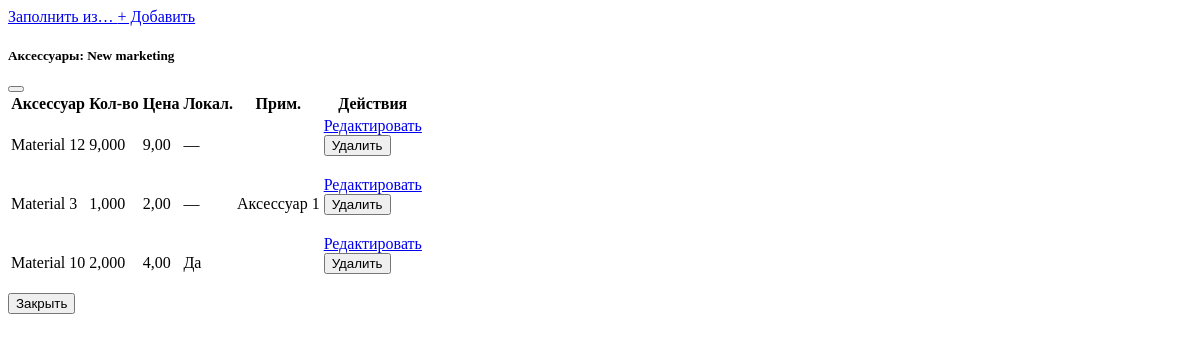
The page /sewing/variant/45/accessories/ on the database as committed earlier.
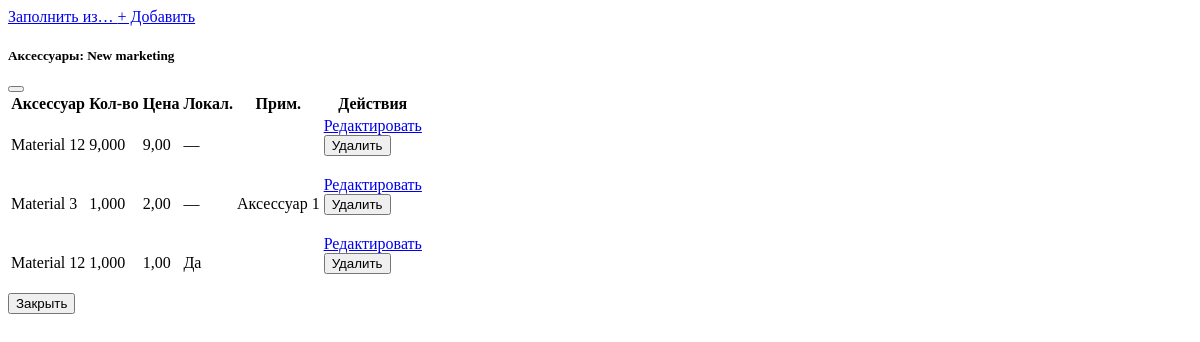
The same page on the database as committed later.
### sewing/models.py (models this page shows, shortened)
class ModelVariant(BaseModel):
    class VariantKind(models.TextChoices):
        MARKETING = "marketing", _("Маркетинг")
        SAMPLE = "sample", _("Образец")
        PLANNED = "planned", _("Плановый")
    kind = models.CharField(_("Тип варианта"), max_length=16, choices=VariantKind.choices,
                            default=VariantKind.MARKETING, db_index=True)
    name = models.CharField(_("Названия"), max_length=128)
    product_model = models.ForeignKey(SewingProductModel, on_delete=models.CASCADE, related_name="variants")
    loss = models.DecimalField(_("Угар, %"), max_digits=5, decimal_places=2, default=0)
    work_type = models.ForeignKey(WorkType, verbose_name=_("Вид работы"),
                                  on_delete=models.PROTECT, null=True, blank=True, related_name="model_variants")
    design_code = models.CharField(_("Код дизайна"), max_length=128, blank=True, null=True)
    cloned = models.BooleanField(_("Клон"), default=False)
    description = models.CharField(_("Подробно"), max_length=256, blank=True, null=True)
    unit_price = models.DecimalField(_("Цена за изделие"), max_digits=12, decimal_places=2, default=0)
    class Meta:
        db_table = "variants"
        verbose_name = _("Вариант модели")
        verbose_name_plural = _("Варианты модели")

class VariantAccessory(BaseModel):
    variant = models.ForeignKey(ModelVariant, on_delete=models.CASCADE, related_name="accessories",
                                verbose_name=_("Вариант"))
    accessory = models.ForeignKey("info.Material", on_delete=models.CASCADE, verbose_name=_("Аксессуар"),
                                  related_name="variant_accessories")
    count = models.DecimalField(_("Количество"), max_digits=12, decimal_places=3)
    price = models.DecimalField(_("Цена (за изделие)"), max_digits=12, decimal_places=2, default=0)
    local_produce = models.BooleanField(_("Производство"), default=False)
    notes = models.CharField(_("Примечание"), max_length=512, blank=True, default="")
    class Meta:
        db_table = "sewing_variant_accessories"
        verbose_name = _("Аксессуар варианта")
        verbose_name_plural = _("Аксессуары варианта")

### info/models.py (models this page shows, shortened)
class Material(AuditUserSaveMixin, BaseModel):
    KIND_OF_STATIONS = (
        ('2', _('Автоматический')),
        ('5', _('Ручной')),
    )
    code = models.CharField(_('Код'), max_length=128, unique=True)
    title = models.CharField(_('Наименование'), max_length=512, db_index=True, blank=True)
    type = models.CharField(_('Тип'), max_length=128, null=True, blank=True)
    group = models.ForeignKey(MaterialGroup, verbose_name=_(
        'Группа'), on_delete=models.PROTECT, null=True, blank=True, related_name='materials')
    special_group = models.ForeignKey(MaterialSpecialGroup, verbose_name=_(
        'Специальная группа'), on_delete=models.PROTECT, null=True, blank=True, related_name='materials')
    definition_type = models.SmallIntegerField('Тип определения', default=0)
    width = models.FloatField(_('Ширина'), null=True, blank=True)
    length = models.FloatField(_('Длина'), null=True, blank=True)
    thickness = models.FloatField(_('Толщина'), null=True, blank=True)
    density = models.FloatField(_('Плотность'), null=True, blank=True)
    kind_of_station = models.CharField(verbose_name=_('Режим дозирования'), max_length=32, choices=KIND_OF_STATIONS,
                                       blank=True, null=True)
    m_unit = models.ForeignKey(MeasurementUnit, verbose_name=_(
        'Единица измерения'), on_delete=models.PROTECT)
    image = models.ForeignKey(UploadedImage, verbose_name=_(
        'Изображения'), on_delete=models.PROTECT, null=True, blank=True)
    color = models.ForeignKey('Color', verbose_name=_(
        'Цвет'), on_delete=models.PROTECT, null=True, blank=True)
    barcode_need = models.SmallIntegerField('Генерация баркода?', default=1)
    barcode = models.CharField('Баркод', max_length=128, null=True, blank=True)
    accounting_code = models.CharField('Бухгалтерский код', max_length=128, null=True, blank=True)
    producible = models.BooleanField(_('Производимый'), default=False)
    planned_cost = models.FloatField(_('Плановая цена'), default=0)
    stock_dec_places = models.PositiveSmallIntegerField(_('Десятичный разряд для склада'), default=2)
    gramaj = models.FloatField(_('Грам в метр'), default=0)
    class Meta:
        managed = True
        db_table = 'material'
        verbose_name = _('Материал')
        verbose_name_plural = _('Материалы')
        indexes = [
            GinIndex(fields=["title"], name="mat_title_trgm", opclasses=["gin_trgm_ops"]),
            GinIndex(fields=["code"], name="mat_code_trgm", opclasses=["gin_trgm_ops"]),
        ]

### sewing/views.py (the view)
# urls.py: path("variant/<int:pk>/accessories/", views.VariantAccessoriesListView.as_view(), name="variant-accessories"),
class VariantAccessoriesListView(View):
    def get(self, request, pk):
        variant = get_object_or_404(ModelVariant, pk=pk)
        accessories = variant.accessories.select_related("accessory").all()
        return render(request, "sewing/_modal_variant_accessories_list.html", {
            "variant": variant,
            "accessories": accessories,
        })

### templates/sewing/_modal_variant_accessories_list.html (shortened to what this page needs)
<div class="modal-header py-4 position-relative">
  <div class="position-absolute start-0 ms-2 d-flex gap-2">
    <a href="{% url 'sewing:variant-accessories-fill' variant.id %}"
       class="btn btn-outline-primary btn-sm"
       data-bs-toggle="modal"
       data-bs-target="#accessoryFormModal">
      Заполнить из…
    </a>
    <a href="{% url 'sewing:variant-accessory-create' variant.id %}"
       class="btn btn-success btn-sm"
       data-bs-toggle="modal"
       data-bs-target="#accessoryFormModal">
      + Добавить
    </a>
  </div>
  <h5 class="modal-title mx-auto">Аксессуары: {{ variant.name }}</h5>
  <button type="button" class="btn-close" data-bs-dismiss="modal"></button>
</div>
<div class="modal-body small">
	{% if accessories %}
		<div class="table-responsive">
			<table class="table table-sm align-middle">
				<thead>
				<tr class="text-center">
					<th>Аксессуар</th>
					<th>Кол-во</th>
					<th>Цена</th>
					<th>Локал.</th>
					<th>Прим.</th>
					<th>Действия</th>
				</tr>
				</thead>
				<tbody>
				{% for a in accessories %}
					<tr class="text-center">
						<td>{{ a.accessory.title }}</td>
						<td>{{ a.count }}</td>
						<td>{{ a.price|floatformat:2 }}</td>
						<td>{% if a.local_produce %}Да{% else %}—{% endif %}</td>
						<td class="text-truncate" style="max-width: 200px">{{ a.notes|default:"" }}</td>
						<td>
							<a href="{% url 'sewing:variant-accessory-edit' a.id %}"
							   class="btn btn-outline-primary btn-sm"
							   data-bs-toggle="modal" data-bs-target="#accessoryFormModal">Редактировать</a>
							<form method="post"
							      action="{% url 'sewing:variant-accessory-delete' a.id %}"
							      class="d-inline js-crud-delete">
								<button type="submit" class="btn btn-outline-danger btn-sm">Удалить</button>
							</form>
						</td>
					</tr>
				{% endfor %}
				</tbody>
			</table>
		</div>
	{% else %}
		<div class="text-muted">Аксессуаров пока нет.</div>
	{% endif %}
</div>
<div class="modal-footer py-2">
	<button type="button" class="btn btn-secondary btn-sm" data-bs-dismiss="modal">Закрыть</button>
</div>

Rows that differ between the two databases and show on the page:
removed VariantAccessory: accessory "Material 10", count "2,000", price "4,00", local_produce "Да"
added VariantAccessory: accessory "Material 12", count "1,000", price "1,00", local_produce "Да"
